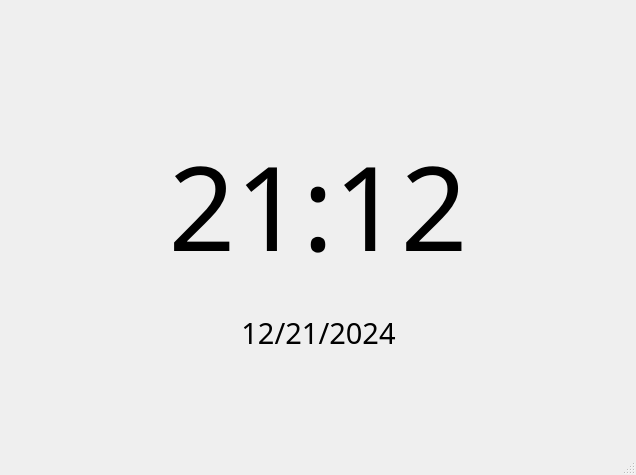
<?xml version="1.0" encoding="UTF-8"?>
<ui version="4.0">
 <class>MainWindow</class>
 <widget class="QMainWindow" name="MainWindow">
  <property name="geometry">
   <rect>
    <x>0</x>
    <y>0</y>
    <width>636</width>
    <height>475</height>
   </rect>
  </property>
  <property name="windowTitle">
   <string>MainWindow</string>
  </property>
  <widget class="QWidget" name="centralwidget">
   <layout class="QVBoxLayout" name="verticalLayout">
    <item>
     <layout class="QHBoxLayout" name="horizontalLayout">
      <item>
       <spacer name="horizontalSpacer">
        <property name="orientation">
         <enum>Qt::Horizontal</enum>
        </property>
        <property name="sizeHint" stdset="0">
         <size>
          <width>40</width>
          <height>20</height>
         </size>
        </property>
       </spacer>
      </item>
      <item>
       <widget class="QLabel" name="innotech_min">
        <property name="minimumSize">
         <size>
          <width>120</width>
          <height>70</height>
         </size>
        </property>
        <property name="maximumSize">
         <size>
          <width>16777215</width>
          <height>70</height>
         </size>
        </property>
        <property name="font">
         <font>
          <family>Segoe UI Black</family>
          <pointsize>21</pointsize>
          <weight>75</weight>
          <bold>true</bold>
          <underline>false</underline>
         </font>
        </property>
        <property name="text">
         <string/>
        </property>
        <property name="alignment">
         <set>Qt::AlignRight|Qt::AlignTrailing|Qt::AlignVCenter</set>
        </property>
       </widget>
      </item>
     </layout>
    </item>
    <item>
     <spacer name="verticalSpacer_2">
      <property name="orientation">
       <enum>Qt::Vertical</enum>
      </property>
      <property name="sizeType">
       <enum>QSizePolicy::Fixed</enum>
      </property>
      <property name="sizeHint" stdset="0">
       <size>
        <width>20</width>
        <height>40</height>
       </size>
      </property>
     </spacer>
    </item>
    <item>
     <widget class="QLabel" name="time">
      <property name="font">
       <font>
        <family>Siemens AD Sans</family>
        <pointsize>88</pointsize>
       </font>
      </property>
      <property name="text">
       <string>21:12</string>
      </property>
      <property name="alignment">
       <set>Qt::AlignCenter</set>
      </property>
     </widget>
    </item>
    <item>
     <layout class="QHBoxLayout" name="horizontalLayout_2">
      <item>
       <spacer name="horizontalSpacer_2">
        <property name="orientation">
         <enum>Qt::Horizontal</enum>
        </property>
        <property name="sizeHint" stdset="0">
         <size>
          <width>40</width>
          <height>20</height>
         </size>
        </property>
       </spacer>
      </item>
      <item>
       <widget class="QLabel" name="date">
        <property name="font">
         <font>
          <family>Siemens AD Sans</family>
          <pointsize>22</pointsize>
         </font>
        </property>
        <property name="text">
         <string>12/21/2024</string>
        </property>
        <property name="alignment">
         <set>Qt::AlignCenter</set>
        </property>
       </widget>
      </item>
      <item>
       <spacer name="horizontalSpacer_3">
        <property name="orientation">
         <enum>Qt::Horizontal</enum>
        </property>
        <property name="sizeHint" stdset="0">
         <size>
          <width>40</width>
          <height>20</height>
         </size>
        </property>
       </spacer>
      </item>
     </layout>
    </item>
    <item>
     <spacer name="verticalSpacer_3">
      <property name="orientation">
       <enum>Qt::Vertical</enum>
      </property>
      <property name="sizeType">
       <enum>QSizePolicy::Fixed</enum>
      </property>
      <property name="sizeHint" stdset="0">
       <size>
        <width>20</width>
        <height>70</height>
       </size>
      </property>
     </spacer>
    </item>
   </layout>
  </widget>
  <widget class="QMenuBar" name="menubar">
   <property name="geometry">
    <rect>
     <x>0</x>
     <y>0</y>
     <width>636</width>
     <height>26</height>
    </rect>
   </property>
  </widget>
  <widget class="QStatusBar" name="statusbar"/>
 </widget>
 <resources/>
 <connections/>
</ui>
